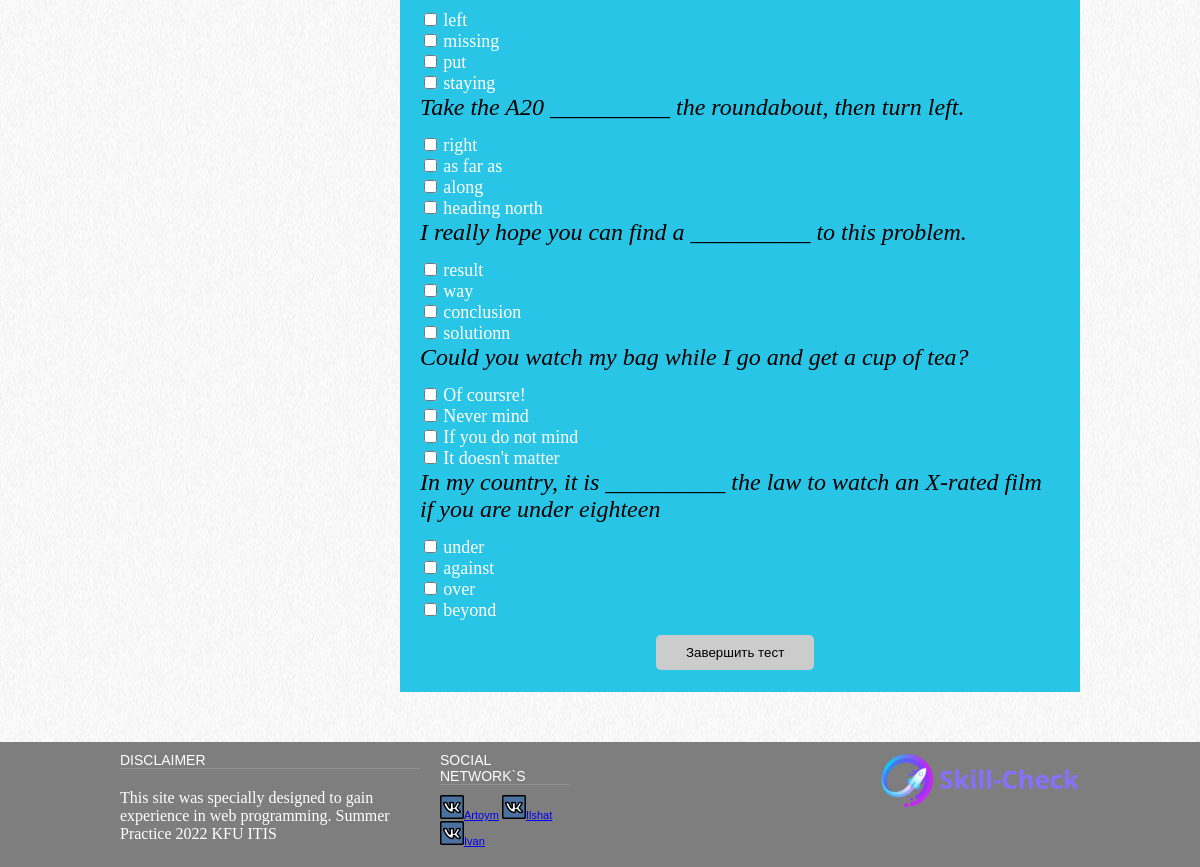
The page /tests/level-2/ (lower part) on the database as committed earlier.
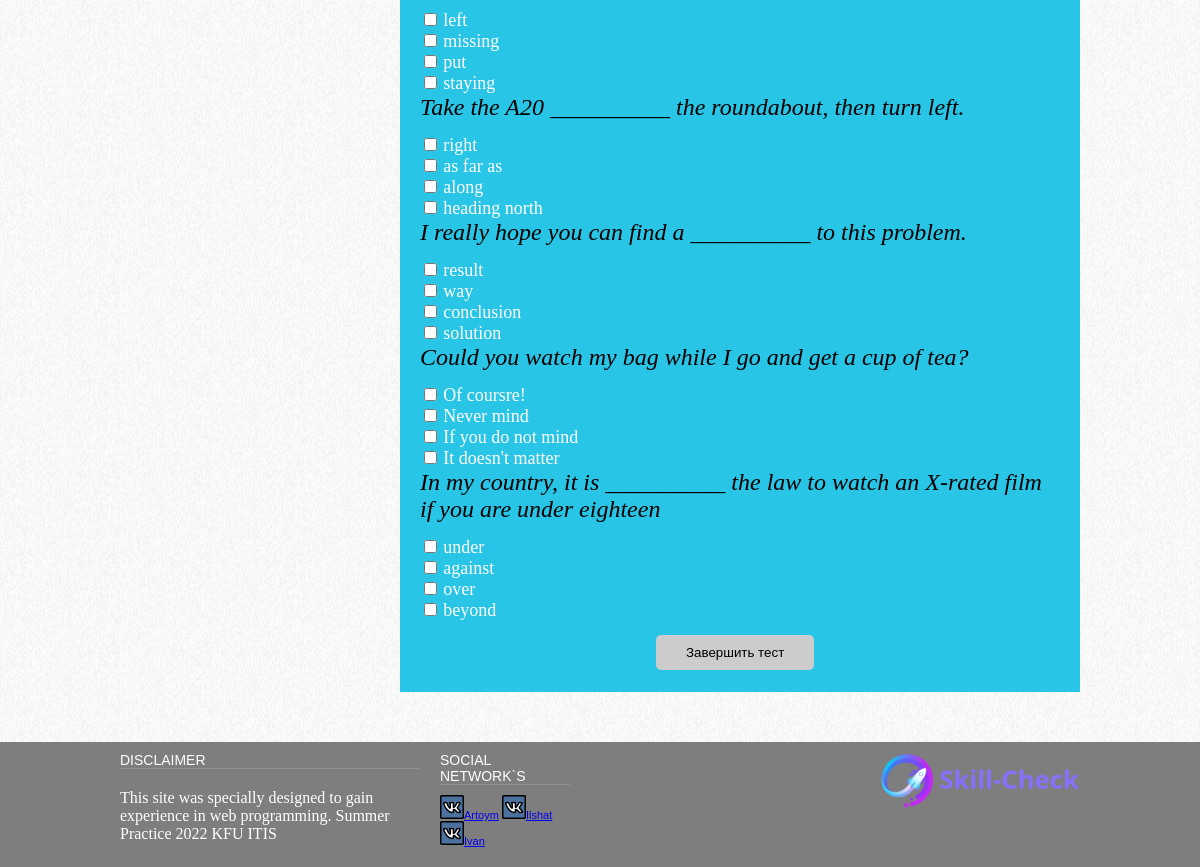
The same page on the database as committed later.
### testenglish/models.py (models this page shows, shortened)
class Question(models.Model):
    text = models.TextField(blank=True)
    answer1 = models.CharField(max_length=255)
    answer2 = models.CharField(max_length=255)
    answer3 = models.CharField(max_length=255)
    answer4 = models.CharField(max_length=255)
    correct_answer = models.CharField(max_length=255)
    order = models.IntegerField(null=True)
    category = models.CharField(max_length=255, null=True)

### testenglish/views.py (the view)
# urls.py: path('tests/level-<int:level>/', views.tests_by_level, name='tests_by_level'),
def tests_by_level(request, level):
    questions = Question.objects.all()
    if level == 1:
        return render(request, 'testenglish/Test-1.html', {'questions': questions})
    elif level == 2:
        return render(request, 'testenglish/Test-2.html', {'questions': questions})
    elif level == 3:
        return render(request, 'testenglish/Test-3.html', {'questions': questions})

### testenglish/templates/testenglish/Test-2.html (shortened to what this page needs)
{% extends 'testenglish/base.html' %}
{% load static %}
{% block content %}
<section>
    <blockquote>
        <br/>
        <br>
        {% for q in questions %}
        {% if q.order > 15 and q.order < 31 %}
        <form action="{% url 'tests_by_level_result' level=1 %}" method="get">
            <div>
                <p><font face="Cinzel" color="black" size="5">{{q.text}}</font></p>
                <br/>
                <input type="checkbox" id="choice1" name="answer" value="answer1">
                <label for="choice1"><font face="Cinzel" color="white" size="4">{{q.answer1}}</font></label>
                <br/>
                <input type="checkbox" id="choice2" name="answer" value="answer2">
                <label for="choice2"><font face="Cinzel" color="white" size="4">{{q.answer2}}</font></label>
                <br/>
                <input type="checkbox" id="choice3" name="answer" value="answer3">
                <label for="choice3"><font face="Cinzel" color="white" size="4">{{q.answer3}}</font></label>
                <br/>
                <input type="checkbox" id="choice4" name="answer" value="answer4">
                <label for="choice4"><font face="Cinzel" color="white" size="4">{{q.answer4}}</font></label>
            </div>
            {% endif %}
            {% endfor %}
            <br/>
            <input type="submit" class="input-endt" id="end-test" name="endtest" value="Завершить тест">
        </form>
    </blockquote>
</section>
{% endblock %}

### testenglish/templates/testenglish/Base.html (shortened to what this page needs)
{% load static %}
<head>
    <link rel="stylesheet" href="{% static 'css/styles.css' %}" type="text/css">
</head>
<body>
<div id="wrapper">
    <br/>
    <br/>
    <br/>
    {% block content %}
    {% endblock %}
</div>
<footer>
    <div id="footer">
        <div id="twitter">
            <h3>DISCLAIMER</h3>
            <p><font face="Cinzel" color="white" size="3">This site was specially designed to gain experience in web
                programming. Summer Practice 2022 KFU ITIS</font></p>
        </div>
        <div id="social">
            <h3>SOCIAL NETWORK`S</h3>
            <a href="https://vk.com/fantacyfanatic"><img src="{% static 'images/vk.png' %}" alt=" ">Artoym</a>
            <a href="https://vk.com/id313094917"><img src="{% static 'images/vk.png' %}" alt=" ">Ilshat</a>
            <a href="https://vk.com/ikutin99"><img src="{% static 'images/vk.png' %}" alt=" ">Ivan</a>
        </div>
        <div id="footer-logo">
            <img src="{% static 'images/logo2t.jpg' %}" alt="logo">
        </div>
    </div>
</footer>
</body>

### testenglish/static/css/styles.css (style rules this page uses)
body { color: #8f8f8f; font: 12px Tahoma, sans-serif; background: #f8f8f8 url(../images/bg.png); border-top: 5px solid #7e7e7e; margin: 0; }
img { border: 0; }
#wrapper { max-width: 960px; margin: auto; }
section { margin-left: 280px; padding-bottom: 50px; }
blockquote { margin: 0; background: #29c5e6; padding: 10px 20px; font-family: 'Oswald', sans-serif; font-weight: 300; }
blockquote p { color: #fff; font-style: italic; font-size: 33px; margin: 0; }
p { margin: 20px 0; }
footer { background-color: #7e7e7e; }
footer { background: #7e7e7e; color: #dbdbdb; font-size: 11px; }
#footer { max-width: 960px; margin: auto; padding: 10px 0; height: 105px; }
footer h3 { font: 14px 'Oswald', sans-serif; color: #fff; border-bottom: 1px solid #919191; margin: 0 0 10px 0; }
#footer-logo { float: right; margin-top: 20px; font-size: 10px; text-align: right; }
#footer-logo { margin: 0; }
#twitter { float: left; width: 300px; }
#twitter p { padding-right: 15px; }
#social { float: left; margin-left: 20px; width: 130px; }
#end-test { padding:10px 30px; background:#ccc; border:0 none; cursor:pointer; -webkit-border-radius: 5px; border-radius: 5px; margin-left: 236px; }
.input-endt { display:block; padding: 0px 40px; margin-left: 255px; }

Rows that differ between the two databases and show on the page:
changed Question "I really hope you can find a __________ to this problem.": answer4 "solutionn" → "solution"
